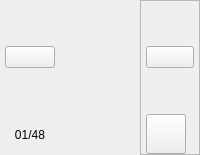
         <widget class="QFrame" name="frame_imgDisplay">
          <property name="frameShape">
           <enum>QFrame::NoFrame</enum>
          </property>
          <property name="frameShadow">
           <enum>QFrame::Raised</enum>
          </property>
          <property name="lineWidth">
           <number>0</number>
          </property>
          <layout class="QHBoxLayout" name="horizontalLayout_5">
           <property name="spacing">
            <number>0</number>
           </property>
           <property name="leftMargin">
            <number>0</number>
           </property>
           <property name="topMargin">
            <number>0</number>
           </property>
           <property name="rightMargin">
            <number>0</number>
           </property>
           <property name="bottomMargin">
            <number>0</number>
           </property>
           <item>
            <widget class="QFrame" name="frame_left">
             <property name="minimumSize">
              <size>
               <width>60</width>
               <height>0</height>
              </size>
             </property>
             <property name="maximumSize">
              <size>
               <width>60</width>
               <height>16777215</height>
              </size>
             </property>
             <property name="focusPolicy">
              <enum>Qt::NoFocus</enum>
             </property>
             <property name="layoutDirection">
              <enum>Qt::LeftToRight</enum>
             </property>
             <property name="styleSheet">
              <string notr="true"/>
             </property>
             <property name="frameShape">
              <enum>QFrame::NoFrame</enum>
             </property>
             <property name="frameShadow">
              <enum>QFrame::Raised</enum>
             </property>
             <layout class="QVBoxLayout" name="verticalLayout_2">
              <property name="leftMargin">
               <number>5</number>
              </property>
              <property name="topMargin">
               <number>5</number>
              </property>
              <property name="rightMargin">
               <number>5</number>
              </property>
              <property name="bottomMargin">
               <number>0</number>
              </property>
              <item>
               <spacer name="verticalSpacer">
                <property name="orientation">
                 <enum>Qt::Vertical</enum>
                </property>
                <property name="sizeHint" stdset="0">
                 <size>
                  <width>20</width>
                  <height>40</height>
                 </size>
                </property>
               </spacer>
              </item>
              <item>
               <widget class="QPushButton" name="btn_leftImg">
                <property name="sizePolicy">
                 <sizepolicy hsizetype="Minimum" vsizetype="Fixed">
                  <horstretch>0</horstretch>
                  <verstretch>0</verstretch>
                 </sizepolicy>
                </property>
                <property name="text">
                 <string/>
                </property>
                <property name="icon">
                 <iconset resource="../src/ressources.qrc">
                  <normaloff>:/icons/icons/arrow_left_big.png</normaloff>:/icons/icons/arrow_left_big.png</iconset>
                </property>
                <property name="iconSize">
                 <size>
                  <width>20</width>
                  <height>40</height>
                 </size>
                </property>
                <property name="checkable">
                 <bool>false</bool>
                </property>
                <property name="flat">
                 <bool>false</bool>
                </property>
               </widget>
              </item>
              <item>
               <spacer name="verticalSpacer_2">
                <property name="orientation">
                 <enum>Qt::Vertical</enum>
                </property>
                <property name="sizeHint" stdset="0">
                 <size>
                  <width>20</width>
                  <height>40</height>
                 </size>
                </property>
               </spacer>
              </item>
              <item>
               <widget class="QLabel" name="label_imgCount">
                <property name="minimumSize">
                 <size>
                  <width>0</width>
                  <height>40</height>
                 </size>
                </property>
                <property name="maximumSize">
                 <size>
                  <width>16777215</width>
                  <height>40</height>
                 </size>
                </property>
                <property name="text">
                 <string>01/48</string>
                </property>
                <property name="alignment">
                 <set>Qt::AlignCenter</set>
                </property>
               </widget>
              </item>
             </layout>
            </widget>
           </item>
           <item>
            <widget class="QFrame" name="frame_img">
             <property name="frameShape">
              <enum>QFrame::NoFrame</enum>
             </property>
             <property name="frameShadow">
              <enum>QFrame::Raised</enum>
             </property>
             <layout class="QGridLayout" name="gridLayout_2">
              <property name="leftMargin">
               <number>0</number>
              </property>
              <property name="topMargin">
               <number>0</number>
              </property>
              <property name="rightMargin">
               <number>0</number>
              </property>
              <property name="bottomMargin">
               <number>0</number>
              </property>
              <property name="spacing">
               <number>0</number>
              </property>
              <item row="0" column="0">
               <widget class="QLabel" name="image">
                <property name="text">
                 <string/>
                </property>
                <property name="pixmap">
                 <pixmap>../data/maritime_dataset_25/training_data_animals/0.jpg</pixmap>
                </property>
                <property name="scaledContents">
                 <bool>true</bool>
                </property>
                <property name="alignment">
                 <set>Qt::AlignCenter</set>
                </property>
               </widget>
              </item>
             </layout>
            </widget>
           </item>
           <item>
            <widget class="QFrame" name="frame_right">
             <property name="minimumSize">
              <size>
               <width>60</width>
               <height>0</height>
              </size>
             </property>
             <property name="maximumSize">
              <size>
               <width>60</width>
               <height>16777215</height>
              </size>
             </property>
             <property name="styleSheet">
              <string notr="true"/>
             </property>
             <property name="frameShape">
              <enum>QFrame::StyledPanel</enum>
             </property>
             <property name="frameShadow">
              <enum>QFrame::Raised</enum>
             </property>
             <layout class="QVBoxLayout" name="verticalLayout_3">
              <property name="leftMargin">
               <number>5</number>
              </property>
              <property name="topMargin">
               <number>5</number>
              </property>
              <property name="rightMargin">
               <number>5</number>
              </property>
              <property name="bottomMargin">
               <number>0</number>
              </property>
              <item>
               <spacer name="verticalSpacer_3">
                <property name="orientation">
                 <enum>Qt::Vertical</enum>
                </property>
                <property name="sizeHint" stdset="0">
                 <size>
                  <width>20</width>
                  <height>40</height>
                 </size>
                </property>
               </spacer>
              </item>
              <item>
               <widget class="QPushButton" name="btn_rightImg">
                <property name="text">
                 <string/>
                </property>
                <property name="icon">
                 <iconset resource="../src/ressources.qrc">
                  <normaloff>:/icons/icons/arrow_right_big.png</normaloff>:/icons/icons/arrow_right_big.png</iconset>
                </property>
                <property name="iconSize">
                 <size>
                  <width>20</width>
                  <height>40</height>
                 </size>
                </property>
               </widget>
              </item>
              <item>
               <spacer name="verticalSpacer_4">
                <property name="orientation">
                 <enum>Qt::Vertical</enum>
                </property>
                <property name="sizeHint" stdset="0">
                 <size>
                  <width>20</width>
                  <height>40</height>
                 </size>
                </property>
               </spacer>
              </item>
              <item>
               <widget class="QPushButton" name="btn_openImg">
                <property name="minimumSize">
                 <size>
                  <width>40</width>
                  <height>40</height>
                 </size>
                </property>
                <property name="maximumSize">
                 <size>
                  <width>40</width>
                  <height>40</height>
                 </size>
                </property>
                <property name="text">
                 <string/>
                </property>
                <property name="icon">
                 <iconset resource="../src/ressources.qrc">
                  <normaloff>:/icons/icons/open_image.png</normaloff>:/icons/icons/open_image.png</iconset>
                </property>
                <property name="iconSize">
                 <size>
                  <width>30</width>
                  <height>30</height>
                 </size>
                </property>
               </widget>
              </item>
             </layout>
            </widget>
           </item>
          </layout>
         </widget>
